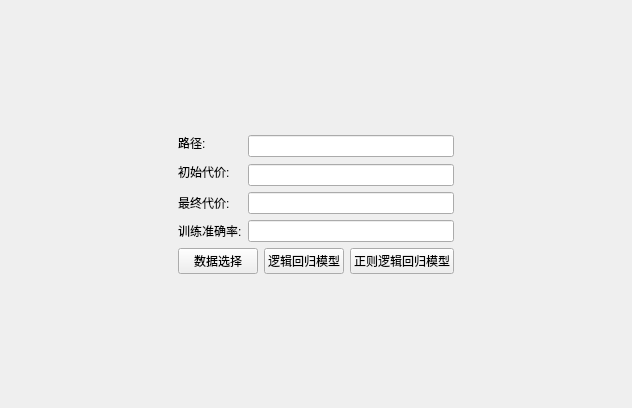
<?xml version="1.0" encoding="UTF-8"?>
<ui version="4.0">
 <class>Form</class>
 <widget class="QWidget" name="Form">
  <property name="geometry">
   <rect>
    <x>0</x>
    <y>0</y>
    <width>632</width>
    <height>408</height>
   </rect>
  </property>
  <property name="windowTitle">
   <string>Form</string>
  </property>
  <layout class="QGridLayout" name="gridLayout_2">
   <item row="0" column="1">
    <spacer name="verticalSpacer">
     <property name="orientation">
      <enum>Qt::Vertical</enum>
     </property>
     <property name="sizeHint" stdset="0">
      <size>
       <width>20</width>
       <height>96</height>
      </size>
     </property>
    </spacer>
   </item>
   <item row="1" column="0">
    <spacer name="horizontalSpacer">
     <property name="orientation">
      <enum>Qt::Horizontal</enum>
     </property>
     <property name="sizeHint" stdset="0">
      <size>
       <width>117</width>
       <height>20</height>
      </size>
     </property>
    </spacer>
   </item>
   <item row="1" column="1">
    <widget class="QWidget" name="widget" native="true">
     <layout class="QGridLayout" name="gridLayout">
      <item row="0" column="0">
       <widget class="QLabel" name="label">
        <property name="text">
         <string>路径:</string>
        </property>
        <property name="wordWrap">
         <bool>false</bool>
        </property>
        <property name="indent">
         <number>0</number>
        </property>
       </widget>
      </item>
      <item row="0" column="1" rowspan="2" colspan="3">
       <widget class="QLineEdit" name="lineEdit"/>
      </item>
      <item row="1" column="0" rowspan="2">
       <widget class="QLabel" name="label_2">
        <property name="text">
         <string>初始代价:</string>
        </property>
       </widget>
      </item>
      <item row="2" column="1" colspan="3">
       <widget class="QLineEdit" name="lineEdit_2"/>
      </item>
      <item row="3" column="0">
       <widget class="QLabel" name="label_3">
        <property name="text">
         <string>最终代价:</string>
        </property>
       </widget>
      </item>
      <item row="3" column="1" colspan="3">
       <widget class="QLineEdit" name="lineEdit_3"/>
      </item>
      <item row="4" column="0">
       <widget class="QLabel" name="label_4">
        <property name="text">
         <string>训练准确率:</string>
        </property>
       </widget>
      </item>
      <item row="4" column="1" colspan="3">
       <widget class="QLineEdit" name="lineEdit_4"/>
      </item>
      <item row="5" column="0" colspan="2">
       <widget class="QPushButton" name="pushButton">
        <property name="text">
         <string>数据选择</string>
        </property>
       </widget>
      </item>
      <item row="5" column="2">
       <widget class="QPushButton" name="pushButton_2">
        <property name="text">
         <string>逻辑回归模型</string>
        </property>
       </widget>
      </item>
      <item row="5" column="3">
       <widget class="QPushButton" name="pushButton_3">
        <property name="text">
         <string>正则逻辑回归模型</string>
        </property>
       </widget>
      </item>
     </layout>
    </widget>
   </item>
   <item row="1" column="2">
    <spacer name="horizontalSpacer_2">
     <property name="orientation">
      <enum>Qt::Horizontal</enum>
     </property>
     <property name="sizeHint" stdset="0">
      <size>
       <width>116</width>
       <height>20</height>
      </size>
     </property>
    </spacer>
   </item>
   <item row="2" column="1">
    <spacer name="verticalSpacer_2">
     <property name="orientation">
      <enum>Qt::Vertical</enum>
     </property>
     <property name="sizeHint" stdset="0">
      <size>
       <width>20</width>
       <height>96</height>
      </size>
     </property>
    </spacer>
   </item>
  </layout>
 </widget>
 <resources/>
 <connections/>
</ui>
